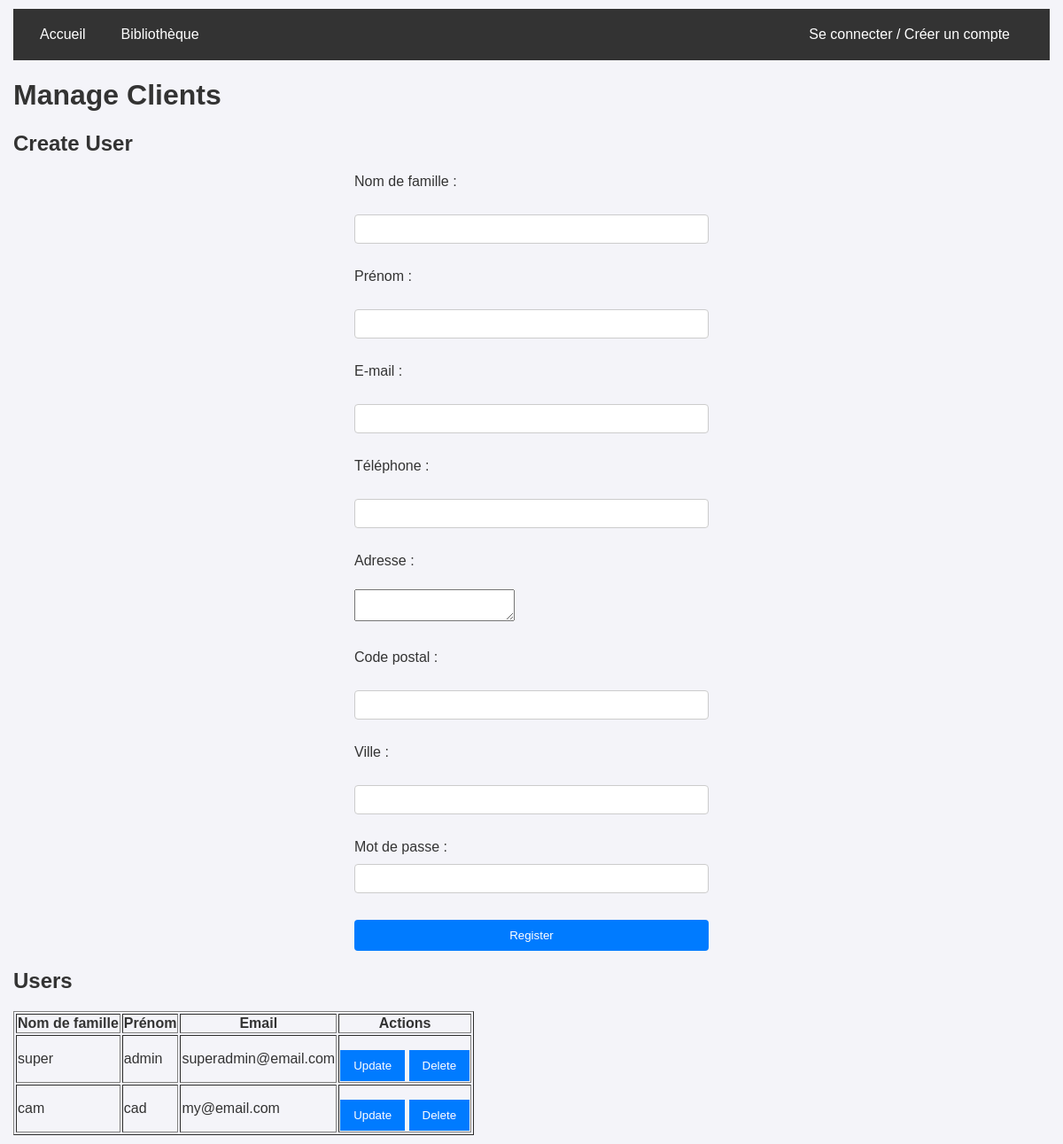
/backoffice/manage_client.php, run on an earlier commit of the app's database.
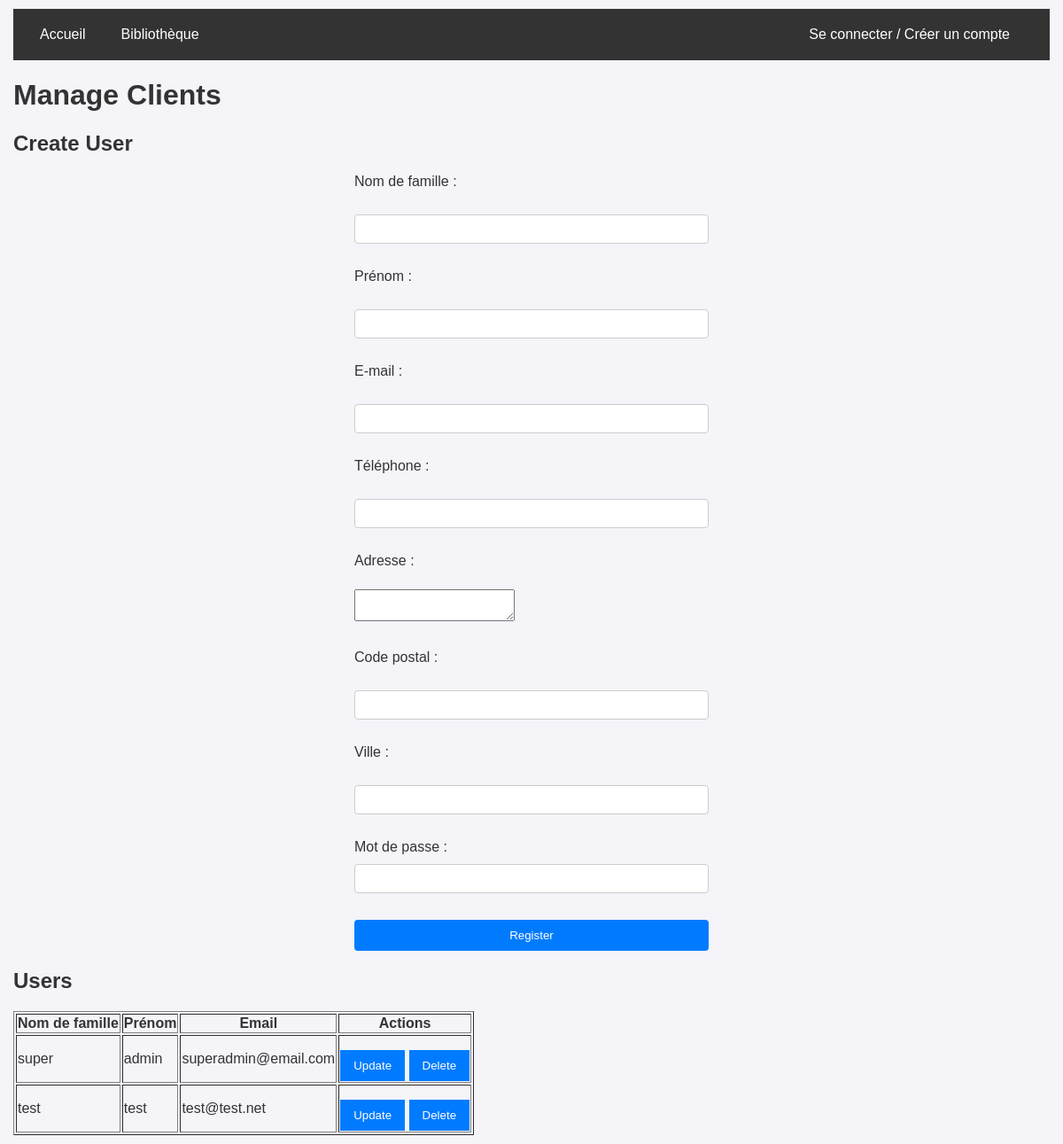
And on a later commit of the database.
### tables this page shows
CREATE TABLE Users(
   id_user INTEGER,
   lastname_user TEXT NOT NULL,
   name_user TEXT NOT NULL,
   email_user TEXT NOT NULL,
   phone_user INTEGER,
   address_user TEXT,
   postcode_user TEXT,
   password_user TEXT,
   city_user TEXT,
   id_role INTEGER NOT NULL DEFAULT 4,
   PRIMARY KEY(id_user),
   FOREIGN KEY(id_role) REFERENCES Role(id_role)
);

### backoffice/manage_client.php (the view, shortened to what this page needs)
<?php
require_once '../database/db_connection.php';
$users = $pdo->query("SELECT * FROM users")->fetchAll(PDO::FETCH_ASSOC);
?>
<!DOCTYPE html>
<html lang="en">
<head>
    <link rel="stylesheet" href="../styles/style.css">
</head>
<body>
    <?php include '../navbar.php'; ?>
    <h1>Manage Clients</h1>
    <h2>Create User</h2>
    <form action="manage_client.php" method="POST">
        <div class="form-group">
            <label for="lastname">Nom de famille :</label><br>
            <input type="text" id="lastname" name="lastname" required><br><br>
            <label for="name">Prénom :</label><br>
            <input type="text" id="name" name="name" required><br><br>
            <label for="email">E-mail :</label><br>
            <input type="email" id="email" name="email" required><br><br>
            <label for="phone">Téléphone :</label><br>
            <input type="text" id="phone" name="phone"><br><br>
            <label for="address">Adresse :</label><br>
            <textarea id="address" name="address"></textarea><br><br>
            <label for="postcode">Code postal :</label><br>
            <input type="text" id="postcode" name="postcode"><br><br>
            <label for="city">Ville :</label><br>
            <input type="text" id="city" name="city"><br><br>
            <label for="reg-password">Mot de passe :</label>
            <input type="password" id="reg-password" name="password" required>
        </div>
        <div class="form-group">
            <button type="submit">Register</button>
        </div>
    </form>
    <h2>Users</h2>
    <table border="1">
        <thead>
            <tr>
                <th>Nom de famille</th>
                <th>Prénom</th>
                <th>Email</th>
                <th>Actions</th>
            </tr>
        </thead>
        <tbody>
            <?php foreach ($users as $user): ?>
                <tr>
                    <td><?= htmlspecialchars($user['lastname_user']) ?></td>
                    <td><?= htmlspecialchars($user['name_user']) ?></td>
                    <td><?= htmlspecialchars($user['email_user']) ?></td>
                    <td>
                        <a href="update_document.php?id_user=<?= $user['id_user'] ?>" style="display: inline-block;">
                            <button type="button">Update</button>
                        </a>
                        <form method="POST" style="display: inline;">
                            <button type="submit">Delete</button>
                        </form>
                    </td>
                </tr>
            <?php endforeach; ?>
        </tbody>
    </table>
</body>
</html></form></td></tbody></form>

### navbar.php (shortened to what this page needs)
<?php
$httpProtocol = !isset($_SERVER['HTTPS']) || $_SERVER['HTTPS'] != 'on' ? 'http' : 'https';
$base_url = $httpProtocol.'://'.$_SERVER['HTTP_HOST'];
?>
<!DOCTYPE html>
<html lang="en">
<head>
    <link rel="stylesheet" href="styles/style.css">
</head>
<body>
    <div class="navbar">
        <?php
        echo "<a href=\"$base_url/index.php\">Accueil</a>
        <a href=\"$base_url/library.php\">Bibliothèque</a>";
        echo '<div class="navbar-right">';
        if (isset($_SESSION['user_id'])) {
            echo "<a href=\"$base_url/account.php\">Compte</a>";
            echo "<a href=\"$base_url/logout.php\">Déconnexion</a>";
        } else {
            echo "<a href=\"$base_url/login.php\">Se connecter / Créer un compte</a>";
        }
        echo '</div>';
    ?>
    </div>
</body>
</html>

### styles/style.css (style rules this page uses)
body { font-family: Arial, sans-serif; margin: 0; padding: 10px 15px; background-color: #f4f4f9; color: #333; }
a { color: #6c5ce7; text-decoration: none; }
.navbar { display: flex; background-color: #333; padding: 10px; }
.navbar a { color: white; text-decoration: none; padding: 10px 15px; margin: 0 5px; }
.navbar-right { margin-left: auto; padding: 10px 15px; }
.form-group { margin-bottom: 15px; }
.form-group label { display: block; margin-bottom: 5px; }
.form-group input { width: 100%; padding: 10px; border: 1px solid #ccc; border-radius: 4px; }
.form-group button { width: 100%; padding: 10px; background-color: #007BFF; color: #fff; border: none; border-radius: 4px; cursor: pointer; }
form { max-width: 400px; margin: auto; }
label { display: block; margin-top: 10px; }
input[type="text"], input[type="email"], input[type="password"] { width: 100%; padding: 8px; margin-top: 5px; box-sizing: border-box; }
button { margin-top: 15px; padding: 10px 15px; background-color: #007BFF; color: white; border: none; cursor: pointer; }

What changed in the data, as far as the page shows it:
removed users: lastname_user "cam", name_user "cad", email_user "my@email.com"
added users: lastname_user "test", name_user "test", email_user "test@test.net"
